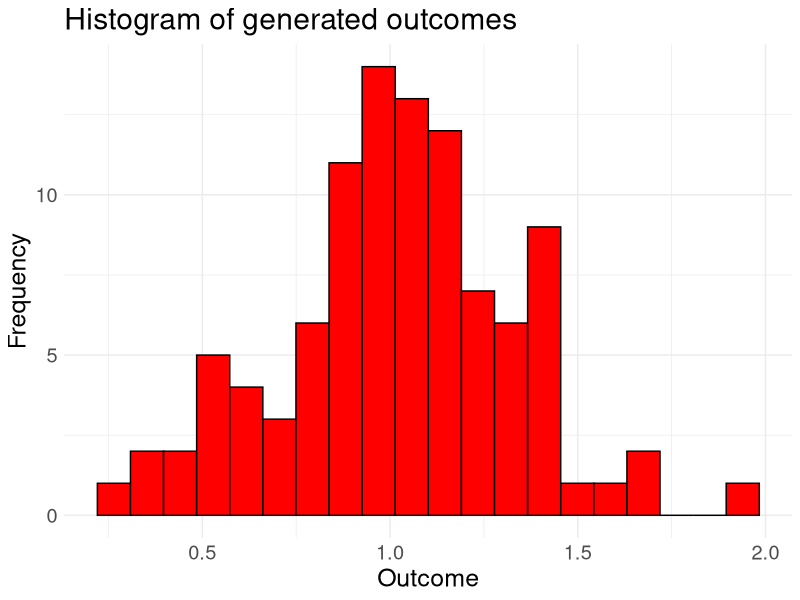
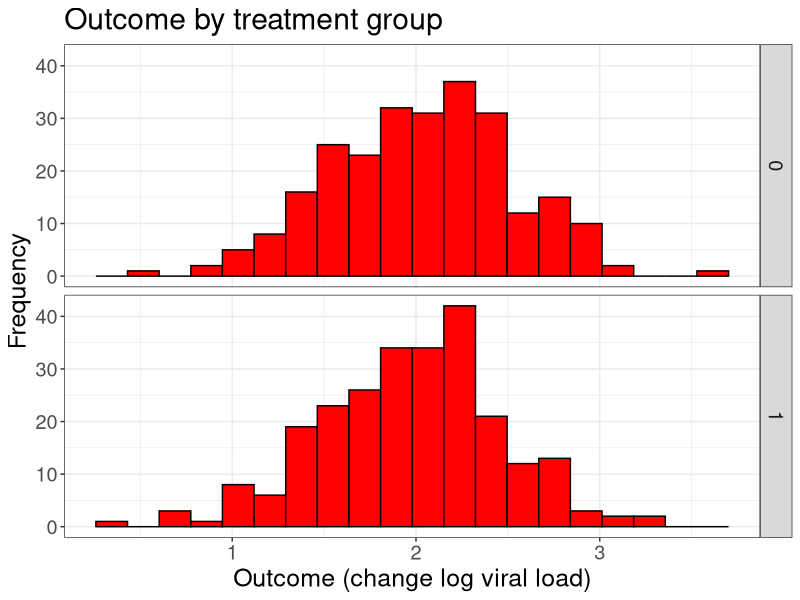
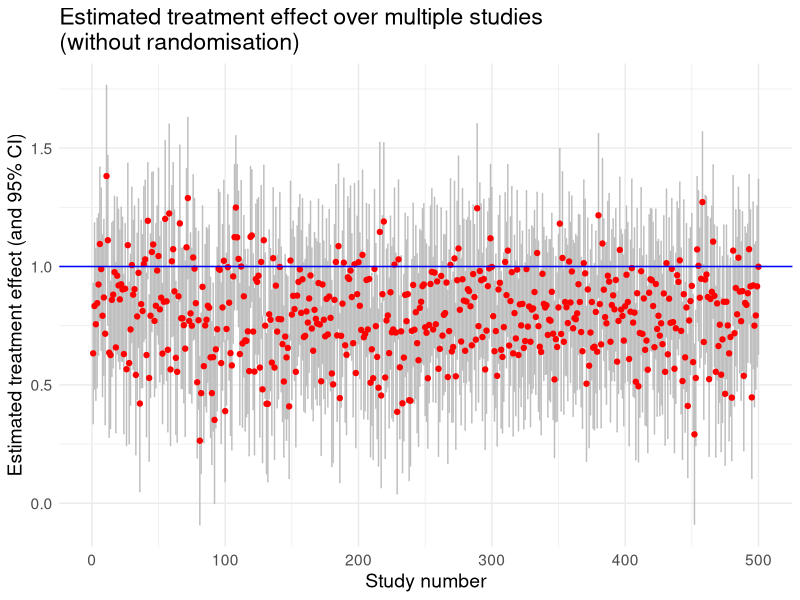
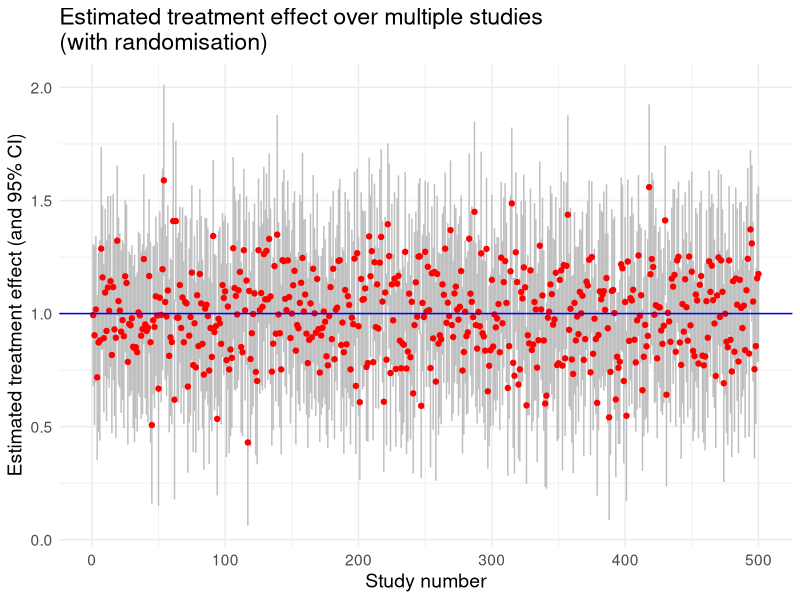

The R script that drew these images, in order:

## Study design: Randomised Controlled Trials 
## Clinic on the Meaningful Modeling of Epidemiological Data
## International Clinics on Infectious Disease Dynamics and Data (ICI3D) Program

## Travis Porco
## Reshma Kassanjee 2023 & 2025
## Some Rights Reserved
## CC BY-NC 4.0 (https://creativecommons.org/licenses/by-nc/4.0/)

# The setting for this tutorial:
#   Suppose you are building a SARS-CoV-2 model, and are 
#   trying to decide on your inputs and assumptions related to 
#   transmission rates. 
#   As part of this, you may want to understand the effect of 
#   antiviral treatment on changes in viral load in the
#   infected person, as infectiousness may be higher for 
#   people with higher levels of the virus.
#   Here we are considering a study on the outcome: decrease  
#   in log viral load over 7 days from accessing care.
#   The exposure of interest is receiving antiviral 
#   treatment (versus not).
#   A possible confounder is whether a person has comorbidities 
#   (other conditions such as diabetes which is known 
#   to be associated with poorer COVID-19 outcomes)

# In this tutorial, you will: 
#   Simulate data with randomisation of treatment, and estimate the 'effect'
#   Simulate data without randomisation of treatment, and estimate the 'effect'
#   Repeat the above multiple times to understand the effect of 
#     randomisation on estimation.

library(tidyverse)

#### Warm up 1: Randomisation

## How can we randomly assign subjects to the treatment and control groups?  

# There are different ways of doing this random selection, but for one, 
#   we can use the 'sample' command to sample subjects for one of the groups.

# Here, we divide 20 subjects into a treatment group and a control group.
#   We select without replacement half of the numbers from
#   1 to 20 (representing the people) to create the treatment group.

ids <- 1:20
treatment.group <- sample(x = ids,
                          size = 10,
                          replace = FALSE)
treatment.group

# Repeat this exercise a few times.

# Another way to randomise is to shuffle a vector of ten 0s (representing, 
#   say, the controls) and ten 1s (the treated)  

assignments <- sample(x = c(rep(1,10),rep(0,10)),
                      size = 20,
                      replace = FALSE)
assignments

# The assignment of the first person is found by looking at assignments[1],
#   of the second person, by looking at assignments[2], and so on.  
#   We can print the list of treated subjects like this:

which(assignments==1)

#### Warm up 2: Sample values from a normal distribution

# To simulate a given number of normal random variates, use the 'rnorm' command.  
#   You were introduced to sampling from distributions in Tutorial 3.
#   Here, we simulate 100 normal variates with a mean of 1 and a standard
#   deviation of 0.3, and plot the data in a histogram

v1 <- rnorm(100, mean = 1, sd = 0.3)

(ggplot(data = data.frame(outcomevar = v1), mapping = aes(x=outcomevar))
  + labs(x = 'Outcome', y = 'Frequency'
         , title = 'Histogram of generated outcomes')
  + geom_histogram(bins = 20, fill = 'red', color = 'black')
  + theme_minimal()
  + theme(text = element_text(size = 18))
)

#### Warm up 3: Simulate a dataset

# The outcome is a continuous measure (decrease in log viral load),
#   and the study aims to compare the average outcome between the 
#   two study groups/arms (antiviral treatment versus not - i.e. 
#   versus the standard control treatment).

# We will now generate a simulated (or fake) dataset (so something
#   like what you may have obtained in a real-world study),
#   and save it as a data frame. 

# We will make a data frame which contains the following columns:
#   study.id (1,2,..), treatment (0/1), and outcome (a continuous number),
#   where each row provides the data for one subject.

# The average or mean outcome for the treatment group can be different to that
#   in the control group --  this difference is the 'treatment effect',
#   which we want to estimate.

# To begin, we will assume the treatment effect is zero. 

## What parameters do we need?
n.subjects        <- 501 
control.mean      <- 2      # mean outcome for the control group
treatment.effect  <- 0      # difference in mean for the treatment group (vs control)
outcome.sd        <- 0.5    # spread (standard deviation) of the outcome in each arm

## Make the data frame

## Carefully split the group in two (need to be careful in case we have an odd number of subjects)
pos.subj <- round(n.subjects/2)
neg.subj <- n.subjects - pos.subj

dset            <- data.frame(study.id = 1:n.subjects)
dset$treatment  <- sample( c(rep(1,pos.subj),rep(0,neg.subj)),
                           size = n.subjects,
                           replace = FALSE)
dset.mean       <- control.mean + treatment.effect*dset$treatment
dset$outcome    <- rnorm(n.subjects,
                         mean = dset.mean,
                         sd = outcome.sd)

# Take a look at the dataset:
# View(dset)

### Take some time to ensure you understand each step above. ###

# We can plot histograms of the outcomes, by arm:

(ggplot(data = dset, mapping = aes(x=outcome))
  + labs(x = 'Outcome (change log viral load)', y = 'Frequency'
         , title = 'Outcome by treatment group')
  + geom_histogram(bins = 20, fill = 'red', color = 'black')
  + facet_grid(treatment~.)
  + theme_bw()
  + theme(text = element_text(size = 18))
)

# We can also calculate the mean outcome in each arm

dset |> group_by(treatment) |> summarise(mean = mean(outcome))

# and the difference in means (estimated treatment effect):  

means <- dset |> group_by(treatment) |> summarise(mean = mean(outcome))
with(means, mean[treatment == 1] - mean[treatment == 0]) 

# Now change the treatment effect to be non-zero. For example, 
#   suppose that the average outcome in the treatment group is 0.7
#   units larger than in the control group - generate dset and the plot. 
# Each time you run the code above, do you create the same dataset?

# Now that we have warmed up, let's dive into our simulation. 
# Let us clear up our environment before moving on. 

rm(list=ls())

#### (1) A function to generate data

# Our goal is to explore effect estimation under two different scenarios - 
#   (I) A study where treatment is not randomly assigned. 
#   (II) A study where treatment is randomly assigned. 

# Each person in our dataset either receives antiviral treatment or not, 
#   and can have a comorbidity or not.
# The presence of comorbidities is a confounder, because a doctor 
#   may decide on the treatment plan according to this, and 
#   comorbidities can also directly impact our outcome
#   (e.g. perhaps people with other illness have a slower drop in 
#   in viral load)

# Since we will want to generate a dataset multiple times below,
#   we write a function to make the data. 
#   We have also specified default values for all inputs to the 
#   function.

# Work through the function below and make sure you understand each line. 
# Also think about how the inputs need to be set for scenarios (I) and (II).  

# Ask the teaching team if you are confused or would like to confirm you 
# understanding. Or talk it through with your neighbour!

gen.data <- function(n.subjects = 100 # number of subjects
                     , ref.mean = 2 # mean outcome in control group without comorbidites
                     , treatment.effect = 1.5 # effect of treatment on outcome
                     , comorb.effect = -1 # effect of comorbidity on outcome
                     , prev.comorb = 0.2 # prevalence of comorbidities
                     , prob.treat.nocomorb = 0.5 # probability of treatment in people without comorbidites
                     , prob.treat.comorb = 0.5 # probability of treatment in people with comorbidites
                     , outcome.sd = 0.75 # standard deviation of outcome
){
  dset                <- data.frame(study.id = 1:n.subjects)
  dset$comorbidity    <- rbinom(n.subjects, 1, prev.comorb)
  prob.treatment      <- prob.treat.comorb*dset$comorbidity + prob.treat.nocomorb*(1-dset$comorbidity)
  dset$treatment      <- rbinom(n.subjects, 1, prob.treatment)
  mean.vector         <- ref.mean + treatment.effect*dset$treatment + comorb.effect*dset$comorbidity
  dset$outcome        <- rnorm(n.subjects, mean = mean.vector, sd = outcome.sd)
  dset
}

# Let us try out the function

gen.data() # when you do not specify an input, the default value is used, 

# Choose a couple of inputs to change (one at a time), and try to check 
# whether the dataset changes in the expected way - using some of what
# you have learnt about exploring data.

# For example, compare 
d1 <- gen.data(treatment.effect = 0) 
d2 <- gen.data(treatment.effect = 1)
d3 <- gen.data(treatment.effect = 2)

# using 
d1 |> group_by(treatment) |> summarise(mean = mean(outcome))
d2 |> group_by(treatment) |> summarise(mean = mean(outcome))
d3 |> group_by(treatment) |> summarise(mean = mean(outcome))

#### (2) Understanding how randomisation balances confounders

# Let's return to our two study designs:
#   (I) A study where treatment is not randomly assigned 
#   (II) A study where treatment is randomly assigned. 

# In (I), the doctor can decide who gets treatment and may decide to 
#   more frequently provide antivirals to patients with comorbidities.  
#   Which inputs above would change?

# An example of data that may be generated in scenario (I) is:    

d1.norandom <- gen.data(prob.treat.nocomorb = 0.5 
                          , prob.treat.comorb = 0.8)

d1.norandom |> group_by(comorbidity) |> summarise(mean = mean(treatment))
d1.norandom |> group_by(treatment) |> summarise(mean = mean(comorbidity))

# We can see that the confounder is not balanced between the two 
# treatment arms. 

# In (II) treatment is randomly assigned, and therefore cannot 
#   be related to whether the person has a comorbidity.
# An example of data that may be generated in scenario (II) is:   

d1.random <- gen.data(prob.treat.nocomorb = 0.70 
                      , prob.treat.comorb = 0.70)

d1.random |> group_by(comorbidity) |> summarise(mean = mean(treatment))
d1.random |> group_by(treatment) |> summarise(mean = mean(comorbidity))

# We can see that the confounder is balanced between the two treatment arms
#   by study design.

# It is sometimes difficult to see the above because of noise in our dataset.
# If needed, increase the study size and rerun the lines above to convince
#   yourself of the imbalance / balance of comorbidity by treatment arm. 

#### (3) Estimating the difference

# We are going to need a way to analyse the data. Below is a function for 
#   doing this. Don't worry about or spend time on the details!  
#   Just know that if you provide it a dataset with columns
#   'treatment' (0 for control and 1 for treatment) and 'outcome' (numerical)
#   it will provide you an estimate of the difference in the average outcome
#   for your treatment and control arms, with a 95% confidence interval. 
#   It obtains this estimate by comparing the recorded outcomes for the two
#   groups.

analyse.data <- function(data.in){
  # difference in means using central limit theorem
  mean.diff <- mean(data.in$outcome[data.in$treatment == 1]) - mean(data.in$outcome[data.in$treatment == 0])
  est.sd <- sqrt(var(data.in$outcome[data.in$treatment == 1])/length(data.in$outcome[data.in$treatment == 1]) +
                   var(data.in$outcome[data.in$treatment == 0])/length(data.in$outcome[data.in$treatment == 0]))
  est.point <- mean.diff
  est.ci.lower  <- mean.diff-1.96*est.sd
  est.ci.upper  <- mean.diff+1.96*est.sd
  return(round(c(est = est.point, lower = est.ci.lower, upper = est.ci.upper),3))
}

# For example, here we generate two large datasets, and analyse them:

data.temp <- gen.data(n.subjects = 1000, treatment.effect = 0.2)
analyse.data(data.temp)

data.temp <- gen.data(n.subjects = 1000, treatment.effect = 0.2)
analyse.data(data.temp)

# Very importantly - what the is the TRUE values that we are trying to estimate?
# It is the 'treatment.effect'. 
# You specified this value to generate the data, so we know the correct/ideal 
# 'answer' to our estimation - this is what makes simulation so useful!

#### (4) Multiple studies - without and with randomisation 

## Let us repeat this process of generating and analysing the data, multiple
#   times, and explore our results.
#   We will 'repeat' our study using a 'for' loop, and gathering our estimates 
#   in a data frame. We will do 500 simulations. 

# We will set the treatment.effect to 1 - this is the number we are trying 
#   to estimate. We will mostly keep the other inputs as the default values.

in.treatment.effect <- 1

# In scenario (I), doctors get to decide on treatment. 
# Let's suppose they provide antivirals to 50% of those without comorbidities 
#   and 80% with. 

n.sims <-  500

## JD: This is a fairly awkward 
df.ests1 <- data.frame(study.number = 1:n.sims, est = NA, lower = NA, upper = NA)
for (ii in 1:n.sims) {
  data.ii <- gen.data(treatment.effect = in.treatment.effect
                      , prob.treat.nocomorb = 0.5 
                      , prob.treat.comorb = 0.8)
  ests.ii <- analyse.data(data.ii)
  df.ests1$est[ii]   <- ests.ii['est']
  df.ests1$lower[ii] <- ests.ii['lower']
  df.ests1$upper[ii] <- ests.ii['upper'] 
}

# Let us plot the estimates and CIs for the studies, and add a 
#   horizontal line showing the true treatment effect.

ggplot(data = df.ests1, aes(x = study.number, y = est)) +
  geom_errorbar(aes(ymin = lower, ymax = upper), colour = "grey") +
  geom_point(color = "red", size = 1.5) +
  geom_hline(yintercept = in.treatment.effect, colour = "blue") +
  labs(
    title = "Estimated treatment effect over multiple studies\n(without randomisation)",
    x = "Study number",
    y = "Estimated treatment effect (and 95% CI)"
  ) +
  theme_minimal() +
  theme(text = element_text(size = 14)
  )

# Does it look like we are estimating the treatment effect well?
# What do you think is the reason for this?
# what else do we learn from the plot?

# Let us calculate the bias, i.e., the average estimate minus the true 
#   treatment effect

mean(df.ests1$est) - in.treatment.effect

# In scenario (II), doctors do not get to decide on treatment - we set it randomly. 
#   Let's suppose we provide antivirals to 70% of people, randomly. 
#   We repeat the simulation exercise above.

df.ests2 <- data.frame(study.number = 1:n.sims, est = NA, lower = NA, upper = NA)
for (ii in 1:n.sims) {
  data.ii <- gen.data(treatment.effect = in.treatment.effect
                      , prob.treat.nocomorb = 0.7 
                      , prob.treat.comorb = 0.7)
  ests.ii <- analyse.data(data.ii)
  df.ests2$est[ii]   <- ests.ii['est']
  df.ests2$lower[ii] <- ests.ii['lower']
  df.ests2$upper[ii] <- ests.ii['upper'] 
}

# Let us plot as before

ggplot(data = df.ests2, aes(x = study.number, y = est)) +
  geom_errorbar(aes(ymin = lower, ymax = upper), colour = "grey") +
  geom_point(color = "red", size = 1.5) +
  geom_hline(yintercept = in.treatment.effect, colour = "blue") +
  labs(
    title = "Estimated treatment effect over multiple studies\n(with randomisation)",
    x = "Study number",
    y = "Estimated treatment effect (and 95% CI)"
  ) +
  theme_minimal() +
  theme(text = element_text(size = 14)
  )

# Let's also calculate the bias again

# Again, are we estimating the value well? Why? What else do we learn 
#   from the plot?

# Once you understand and reflect on the above - try play around. 
# For example:
#   To look at the results in a different way you could order the studies
#   in the plot by the size of estimates, or draw histograms of your 
#   500 estimates for the two scenarios. 
#   You can try different study sizes, different prevalence values for 
#   comorbidities, and more or less extreme confounder imbalances between
#   the two arms (by changing inputs).

# Circling back to where we started:
#   When you are looking for data and results to inform inputs and assumptions 
#   related to  transmission rates for your SARS-CoV-2 model, think carefully
#   about the studies you use.
#   In the estimates that you find, think carefully about potential bias and 
#   variability.
#   Incorrect model inputs/assumptions --> incorrect outputs!

